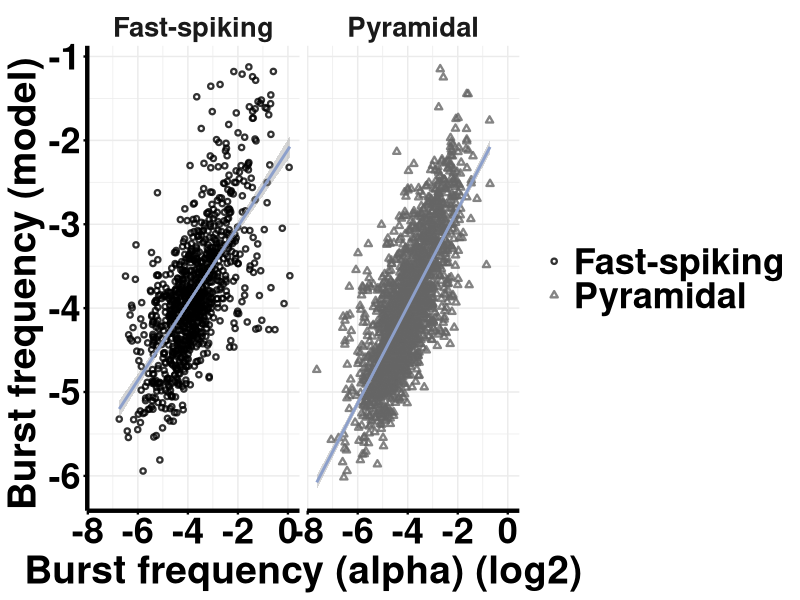
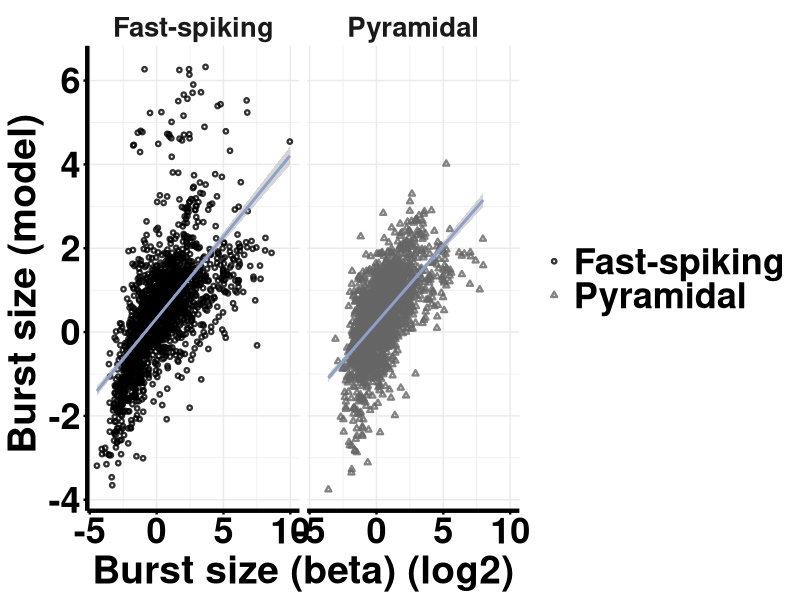
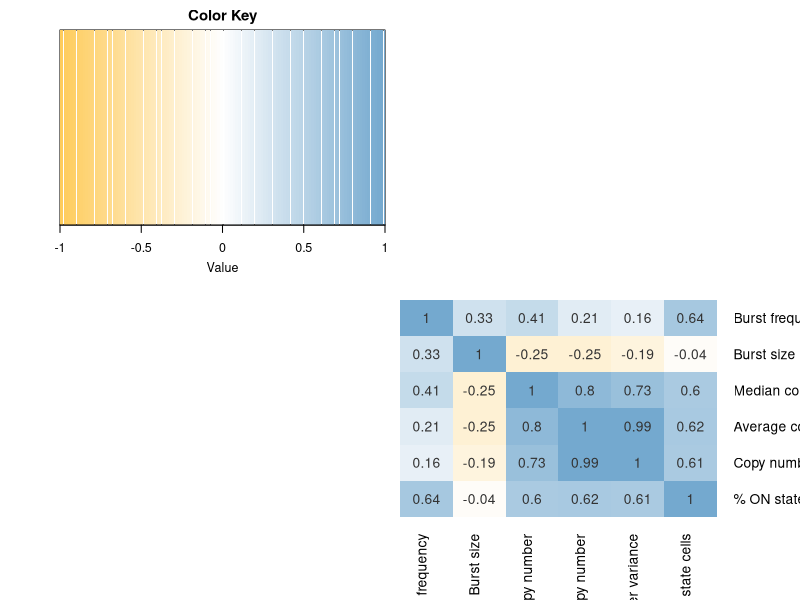
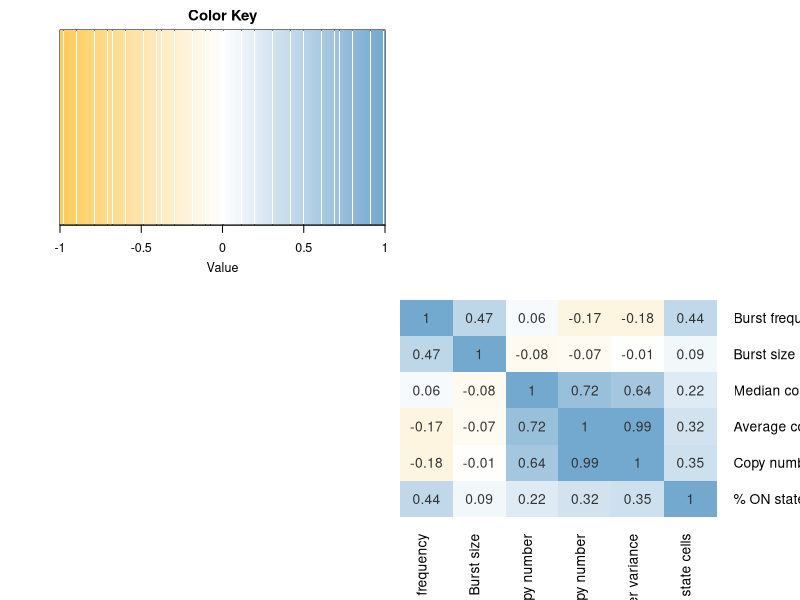

Write the R code that produced these figures, in order.

library(dplyr)
library(matrixStats)
library(readxl)
library(ggplot2)


df_20percent_both<- read.csv("burst_kinetics_copynumber.csv")
df_20percent_both<- df_20percent_both[,-1]

theme_gen<- theme(axis.title.x = element_text(face="bold", size=28),
                  axis.text.x  = element_text(face= "bold", color = "black", size=26),
                  axis.title.y = element_text(face="bold", size=28),
                  axis.text.y  = element_text(face= "bold", color = "black", size=26),
                  axis.line = element_line(linewidth=1.5),
                  axis.ticks = element_line(linewidth = 0.8),
                  strip.text = element_text(face = "bold", size = rel(1.8)),
                  legend.title= element_blank(),
                  legend.text = element_text(face= "bold", color = "black", size=26))


celltypecol2<- c("Fast-spiking"="black", "Pyramidal" = "grey40")
celltypecol3<- c("Fast-spiking"="white", "Pyramidal" = "grey40")

##regression model of alpha
lm_alpha<- lm(log2(alpha) ~ log2(MEAN)* on_state_freq * log2(MEDIAN), data=df_20percent_both[df_20percent_both$MEDIAN>2,])
df_20percent_both[df_20percent_both$MEDIAN>2,'alpha_fit']<- lm_alpha$fitted.values

alpha_model_corr<- cor.test(df_20percent_both[df_20percent_both$MEDIAN>2,'alpha_fit'],
                            df_20percent_both[df_20percent_both$MEDIAN>2,'alpha'], method = 'spearman')


ggplot(df_20percent_both[df_20percent_both$MEDIAN>2 & df_20percent_both$on_state>8
                         #(df_20percent_both$alpha > 0.5 & df_20percent_both$alpha_fit < -4) == FALSE
                         ,], 
       aes(x=log2(alpha), y=alpha_fit, shape=CellType, color=CellType))+
  geom_point( size=1, stroke=1.2, alpha=0.8)+
  geom_smooth(method="glm", color="#8DA0CB")+
  theme_minimal()+
  scale_color_manual(values= celltypecol2)+
  scale_shape_manual(values= c(1,2))+
  xlab(bquote('Burst frequency (alpha) (log2)'))+
  ylab(bquote('Burst frequency (model) '))+
  facet_grid(~CellType)+
  theme_gen

##regression model of beta

lm_beta<- lm(log2(beta) ~ log2(alpha) + on_state_freq* log2(MEAN)*log2(MEDIAN), data=df_20percent_both[df_20percent_both$MEDIAN>2,])

df_20percent_both[df_20percent_both$MEDIAN>2, 'beta_fit']<- lm_beta$fitted.values

beta_model_corr<- cor.test(df_20percent_both[df_20percent_both$MEDIAN>2,'beta_fit'],
                           df_20percent_both[df_20percent_both$MEDIAN>2,'beta'], method = 'spearman')

ggplot(df_20percent_both[df_20percent_both$MEDIAN>2,], 
       aes(x=log2(beta), y=beta_fit, shape=CellType, color=CellType))+
  geom_point( size=0.7, stroke=1.2, alpha=0.8)+
  geom_smooth(method="glm", color="#8DA0CB")+
  theme_minimal()+
  scale_color_manual(values= celltypecol2)+
  scale_shape_manual(values= c(1,2))+
  xlab(bquote('Burst size (beta) (log2)'))+
  ylab(bquote('Burst size (model) '))+
  facet_grid(~CellType)+
  theme_gen


df_ggpairs<- cbind(log2(df_20percent_both[, c(2:3,11,12,14)]), 
                   df_20percent_both[, c(7,10)])


corfs_mtx<- cor( df_ggpairs[df_ggpairs$CellType=='Fast-spiking', c(1:6)], method = 'spearman')
corpyr_mtx<- cor(df_ggpairs[df_ggpairs$CellType=='Pyramidal', c(1:6)], method = 'spearman')


label<- c('Burst frequency', 'Burst size','Median copy number', 
          'Average copy number', 'Copy number variance', '% ON state cells') 
library(gplots)
library(RColorBrewer)
library(GGally)
colfunc<- colorRampPalette(c("#fecc5c", "white","#74a9cf"))
#dev.off()

heatmap.2(corpyr_mtx, col = colfunc(128),
          trace = "none", density.info = "none",
          scale = "none",
          labRow = label,
          labCol = label,
          cexRow = 1,
          cexCol = 1,
          dendrogram ='none',
          Rowv = FALSE,
          Colv = FALSE,
          margins = c(5,5),
          key = TRUE,
          keysize = 0.0015, 
          cellnote=round(corpyr_mtx,2),
          notecol="grey20",
          lhei = c(10,10),
          lwid = c(10, 10)          
)

heatmap.2(corfs_mtx, col = colfunc(128),
          trace = "none", density.info = "none",
          scale = "none",
          labRow = label,
          labCol = label,
          cexRow = 1,
          cexCol = 1,
          dendrogram ='none',
          Rowv = FALSE,
          Colv = FALSE,
          margins = c(5,5),
          key = TRUE,
          keysize = 0.0015, 
          cellnote=round(corfs_mtx,2),
          notecol="grey20",
          lhei = c(10,10),
          lwid = c(10, 10)          
)
